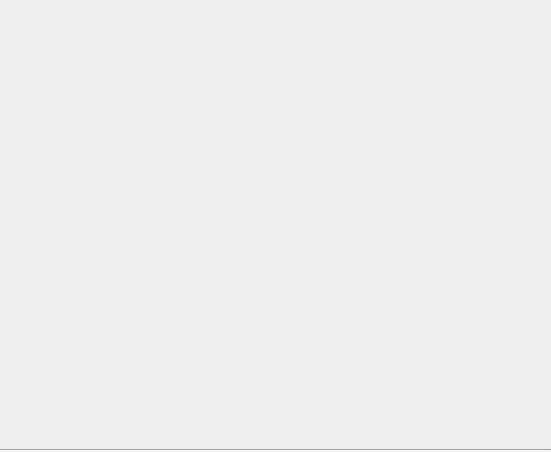
<?xml version="1.0" encoding="UTF-8"?>
<ui version="4.0">
 <class>PropertiesWidget</class>
 <widget class="QWidget" name="PropertiesWidget">
  <property name="geometry">
   <rect>
    <x>0</x>
    <y>0</y>
    <width>551</width>
    <height>452</height>
   </rect>
  </property>
  <property name="windowTitle">
   <string notr="true">Form</string>
  </property>
  <layout class="QVBoxLayout" name="verticalLayout">
   <property name="margin">
    <number>0</number>
   </property>
   <item>
    <widget class="QStackedWidget" name="stackedProperties">
     <property name="currentIndex">
      <number>5</number>
     </property>
     <widget class="QWidget" name="page">
      <layout class="QVBoxLayout" name="verticalLayout_7">
       <property name="spacing">
        <number>0</number>
       </property>
       <property name="margin">
        <number>0</number>
       </property>
       <item>
        <widget class="QScrollArea" name="scrollArea">
         <property name="sizePolicy">
          <sizepolicy hsizetype="MinimumExpanding" vsizetype="Expanding">
           <horstretch>0</horstretch>
           <verstretch>0</verstretch>
          </sizepolicy>
         </property>
         <property name="widgetResizable">
          <bool>true</bool>
         </property>
         <widget class="QWidget" name="scrollAreaWidgetContents">
          <property name="geometry">
           <rect>
            <x>0</x>
            <y>0</y>
            <width>338</width>
            <height>339</height>
           </rect>
          </property>
          <layout class="QVBoxLayout" name="verticalLayout_2">
           <item>
            <layout class="QHBoxLayout" name="ProgressHLayout">
             <property name="sizeConstraint">
              <enum>QLayout::SetDefaultConstraint</enum>
             </property>
             <item>
              <widget class="QLabel" name="downloaded_pieces_lbl">
               <property name="sizePolicy">
                <sizepolicy hsizetype="Minimum" vsizetype="Fixed">
                 <horstretch>0</horstretch>
                 <verstretch>0</verstretch>
                </sizepolicy>
               </property>
               <property name="maximumSize">
                <size>
                 <width>100</width>
                 <height>16777215</height>
                </size>
               </property>
               <property name="text">
                <string>Downloaded:</string>
               </property>
               <property name="alignment">
                <set>Qt::AlignRight|Qt::AlignTrailing|Qt::AlignVCenter</set>
               </property>
              </widget>
             </item>
             <item>
              <widget class="QLabel" name="progress_lbl">
               <property name="sizePolicy">
                <sizepolicy hsizetype="Minimum" vsizetype="Fixed">
                 <horstretch>0</horstretch>
                 <verstretch>0</verstretch>
                </sizepolicy>
               </property>
               <property name="maximumSize">
                <size>
                 <width>50</width>
                 <height>16777215</height>
                </size>
               </property>
               <property name="text">
                <string notr="true">0.0%</string>
               </property>
               <property name="alignment">
                <set>Qt::AlignCenter</set>
               </property>
               <property name="margin">
                <number>0</number>
               </property>
              </widget>
             </item>
            </layout>
           </item>
           <item>
            <layout class="QHBoxLayout" name="ProgressHLayout_2">
             <property name="sizeConstraint">
              <enum>QLayout::SetDefaultConstraint</enum>
             </property>
             <item>
              <widget class="QLabel" name="avail_pieces_lbl">
               <property name="sizePolicy">
                <sizepolicy hsizetype="Minimum" vsizetype="Fixed">
                 <horstretch>0</horstretch>
                 <verstretch>0</verstretch>
                </sizepolicy>
               </property>
               <property name="maximumSize">
                <size>
                 <width>100</width>
                 <height>16777215</height>
                </size>
               </property>
               <property name="text">
                <string>Availability:</string>
               </property>
               <property name="alignment">
                <set>Qt::AlignRight|Qt::AlignTrailing|Qt::AlignVCenter</set>
               </property>
              </widget>
             </item>
             <item>
              <widget class="QLabel" name="avail_average_lbl">
               <property name="maximumSize">
                <size>
                 <width>50</width>
                 <height>16777215</height>
                </size>
               </property>
               <property name="text">
                <string notr="true">0.0</string>
               </property>
               <property name="alignment">
                <set>Qt::AlignCenter</set>
               </property>
              </widget>
             </item>
            </layout>
           </item>
           <item>
            <widget class="Line" name="line_2">
             <property name="orientation">
              <enum>Qt::Horizontal</enum>
             </property>
            </widget>
           </item>
           <item>
            <widget class="QGroupBox" name="groupBox">
             <property name="title">
              <string>Transfer</string>
             </property>
             <layout class="QGridLayout" name="gridLayout_2">
              <item row="0" column="0">
               <widget class="QLabel" name="label_5">
                <property name="text">
                 <string>Uploaded:</string>
                </property>
                <property name="alignment">
                 <set>Qt::AlignRight|Qt::AlignTrailing|Qt::AlignVCenter</set>
                </property>
               </widget>
              </item>
              <item row="0" column="1">
               <widget class="QLabel" name="upTotal">
                <property name="text">
                 <string notr="true">0 Kb</string>
                </property>
               </widget>
              </item>
              <item row="0" column="2">
               <widget class="QLabel" name="label">
                <property name="text">
                 <string>UP limit:</string>
                </property>
                <property name="alignment">
                 <set>Qt::AlignRight|Qt::AlignTrailing|Qt::AlignVCenter</set>
                </property>
               </widget>
              </item>
              <item row="0" column="3">
               <widget class="QLabel" name="lbl_uplimit">
                <property name="text">
                 <string notr="true">∞</string>
                </property>
               </widget>
              </item>
              <item row="0" column="4">
               <widget class="QLabel" name="lbl_ratio">
                <property name="text">
                 <string>Share ratio:</string>
                </property>
                <property name="alignment">
                 <set>Qt::AlignRight|Qt::AlignTrailing|Qt::AlignVCenter</set>
                </property>
               </widget>
              </item>
              <item row="0" column="6">
               <widget class="QLabel" name="shareRatio">
                <property name="text">
                 <string notr="true">1.0</string>
                </property>
               </widget>
              </item>
              <item row="1" column="0">
               <widget class="QLabel" name="label_6">
                <property name="text">
                 <string>Downloaded:</string>
                </property>
                <property name="alignment">
                 <set>Qt::AlignRight|Qt::AlignTrailing|Qt::AlignVCenter</set>
                </property>
               </widget>
              </item>
              <item row="1" column="1">
               <widget class="QLabel" name="dlTotal">
                <property name="text">
                 <string notr="true">0 Kb</string>
                </property>
               </widget>
              </item>
              <item row="1" column="2">
               <widget class="QLabel" name="label_2">
                <property name="text">
                 <string>DL limit:</string>
                </property>
                <property name="alignment">
                 <set>Qt::AlignRight|Qt::AlignTrailing|Qt::AlignVCenter</set>
                </property>
               </widget>
              </item>
              <item row="1" column="3">
               <widget class="QLabel" name="lbl_dllimit">
                <property name="text">
                 <string notr="true">∞</string>
                </property>
               </widget>
              </item>
              <item row="1" column="4">
               <widget class="QLabel" name="label_4">
                <property name="text">
                 <string>Connections:</string>
                </property>
                <property name="alignment">
                 <set>Qt::AlignRight|Qt::AlignTrailing|Qt::AlignVCenter</set>
                </property>
               </widget>
              </item>
              <item row="1" column="6">
               <widget class="QLabel" name="lbl_connections">
                <property name="text">
                 <string notr="true">0</string>
                </property>
               </widget>
              </item>
              <item row="2" column="0">
               <widget class="QLabel" name="label_8">
                <property name="text">
                 <string>Wasted:</string>
                </property>
                <property name="alignment">
                 <set>Qt::AlignRight|Qt::AlignTrailing|Qt::AlignVCenter</set>
                </property>
               </widget>
              </item>
              <item row="2" column="1">
               <widget class="QLabel" name="wasted">
                <property name="text">
                 <string notr="true">0 kb</string>
                </property>
               </widget>
              </item>
              <item row="2" column="2">
               <widget class="QLabel" name="label_7">
                <property name="text">
                 <string extracomment="Time (duration) the torrent is active (not paused)">Time active:</string>
                </property>
                <property name="alignment">
                 <set>Qt::AlignRight|Qt::AlignTrailing|Qt::AlignVCenter</set>
                </property>
               </widget>
              </item>
              <item row="2" column="3">
               <widget class="QLabel" name="lbl_elapsed">
                <property name="text">
                 <string notr="true">∞</string>
                </property>
               </widget>
              </item>
              <item row="2" column="4">
               <widget class="QLabel" name="label_10">
                <property name="text">
                 <string>Reannounce in:</string>
                </property>
                <property name="alignment">
                 <set>Qt::AlignRight|Qt::AlignTrailing|Qt::AlignVCenter</set>
                </property>
               </widget>
              </item>
              <item row="2" column="6">
               <widget class="QLabel" name="reannounce_lbl">
                <property name="sizePolicy">
                 <sizepolicy hsizetype="Minimum" vsizetype="Preferred">
                  <horstretch>0</horstretch>
                  <verstretch>0</verstretch>
                 </sizepolicy>
                </property>
                <property name="text">
                 <string notr="true"/>
                </property>
               </widget>
              </item>
             </layout>
            </widget>
           </item>
           <item>
            <widget class="QGroupBox" name="groupTorrentInfos">
             <property name="title">
              <string>Information</string>
             </property>
             <layout class="QGridLayout" name="gridLayout">
              <item row="0" column="0">
               <widget class="QLabel" name="savePath_lbl">
                <property name="sizePolicy">
                 <sizepolicy hsizetype="Preferred" vsizetype="Fixed">
                  <horstretch>0</horstretch>
                  <verstretch>0</verstretch>
                 </sizepolicy>
                </property>
                <property name="text">
                 <string>Save path:</string>
                </property>
                <property name="alignment">
                 <set>Qt::AlignRight|Qt::AlignTrailing|Qt::AlignVCenter</set>
                </property>
               </widget>
              </item>
              <item row="0" column="1">
               <layout class="QHBoxLayout" name="horizontalLayout_2">
                <item>
                 <widget class="QLabel" name="save_path">
                  <property name="sizePolicy">
                   <sizepolicy hsizetype="Preferred" vsizetype="Fixed">
                    <horstretch>0</horstretch>
                    <verstretch>0</verstretch>
                   </sizepolicy>
                  </property>
                  <property name="text">
                   <string notr="true">path</string>
                  </property>
                 </widget>
                </item>
                <item>
                 <spacer name="horizontalSpacer_4">
                  <property name="orientation">
                   <enum>Qt::Horizontal</enum>
                  </property>
                  <property name="sizeHint" stdset="0">
                   <size>
                    <width>40</width>
                    <height>14</height>
                   </size>
                  </property>
                 </spacer>
                </item>
               </layout>
              </item>
              <item row="1" column="0">
               <widget class="QLabel" name="label_9">
                <property name="sizePolicy">
                 <sizepolicy hsizetype="Preferred" vsizetype="Fixed">
                  <horstretch>0</horstretch>
                  <verstretch>0</verstretch>
                 </sizepolicy>
                </property>
                <property name="text">
                 <string>Created on:</string>
                </property>
                <property name="alignment">
                 <set>Qt::AlignRight|Qt::AlignTrailing|Qt::AlignVCenter</set>
                </property>
               </widget>
              </item>
              <item row="1" column="1">
               <layout class="QHBoxLayout" name="horizontalLayout_6">
                <item>
                 <widget class="QLabel" name="lbl_creationDate">
                  <property name="sizePolicy">
                   <sizepolicy hsizetype="Preferred" vsizetype="Fixed">
                    <horstretch>0</horstretch>
                    <verstretch>0</verstretch>
                   </sizepolicy>
                  </property>
                  <property name="text">
                   <string notr="true">date</string>
                  </property>
                 </widget>
                </item>
                <item>
                 <spacer name="horizontalSpacer_6">
                  <property name="orientation">
                   <enum>Qt::Horizontal</enum>
                  </property>
                  <property name="sizeHint" stdset="0">
                   <size>
                    <width>40</width>
                    <height>14</height>
                   </size>
                  </property>
                 </spacer>
                </item>
               </layout>
              </item>
              <item row="2" column="0">
               <widget class="QLabel" name="hash_lbl2">
                <property name="sizePolicy">
                 <sizepolicy hsizetype="Preferred" vsizetype="Fixed">
                  <horstretch>0</horstretch>
                  <verstretch>0</verstretch>
                 </sizepolicy>
                </property>
                <property name="text">
                 <string>Torrent hash:</string>
                </property>
                <property name="alignment">
                 <set>Qt::AlignRight|Qt::AlignTrailing|Qt::AlignVCenter</set>
                </property>
               </widget>
              </item>
              <item row="2" column="1">
               <layout class="QHBoxLayout" name="horizontalLayout_5">
                <item>
                 <widget class="QLabel" name="hash_lbl">
                  <property name="sizePolicy">
                   <sizepolicy hsizetype="Preferred" vsizetype="Fixed">
                    <horstretch>0</horstretch>
                    <verstretch>0</verstretch>
                   </sizepolicy>
                  </property>
                  <property name="text">
                   <string notr="true">hash</string>
                  </property>
                  <property name="textInteractionFlags">
                   <set>Qt::LinksAccessibleByMouse|Qt::TextSelectableByMouse</set>
                  </property>
                 </widget>
                </item>
                <item>
                 <spacer name="horizontalSpacer_7">
                  <property name="orientation">
                   <enum>Qt::Horizontal</enum>
                  </property>
                  <property name="sizeHint" stdset="0">
                   <size>
                    <width>40</width>
                    <height>14</height>
                   </size>
                  </property>
                 </spacer>
                </item>
               </layout>
              </item>
              <item row="3" column="0">
               <widget class="QLabel" name="label_3">
                <property name="text">
                 <string>Pieces size:</string>
                </property>
                <property name="alignment">
                 <set>Qt::AlignRight|Qt::AlignTrailing|Qt::AlignVCenter</set>
                </property>
               </widget>
              </item>
              <item row="3" column="1">
               <layout class="QHBoxLayout" name="horizontalLayout_7">
                <item>
                 <widget class="QLabel" name="pieceSize_lbl">
                  <property name="sizePolicy">
                   <sizepolicy hsizetype="Preferred" vsizetype="Fixed">
                    <horstretch>0</horstretch>
                    <verstretch>0</verstretch>
                   </sizepolicy>
                  </property>
                  <property name="text">
                   <string notr="true">piece size</string>
                  </property>
                  <property name="textInteractionFlags">
                   <set>Qt::LinksAccessibleByMouse|Qt::TextSelectableByMouse</set>
                  </property>
                 </widget>
                </item>
                <item>
                 <spacer name="horizontalSpacer_8">
                  <property name="orientation">
                   <enum>Qt::Horizontal</enum>
                  </property>
                  <property name="sizeHint" stdset="0">
                   <size>
                    <width>40</width>
                    <height>14</height>
                   </size>
                  </property>
                 </spacer>
                </item>
               </layout>
              </item>
              <item row="4" column="0">
               <widget class="QLabel" name="comment_lbl2">
                <property name="text">
                 <string>Comment:</string>
                </property>
                <property name="alignment">
                 <set>Qt::AlignRight|Qt::AlignTrailing|Qt::AlignVCenter</set>
                </property>
               </widget>
              </item>
              <item row="4" column="1">
               <layout class="QHBoxLayout" name="horizontalLayout_4">
                <item>
                 <widget class="QTextBrowser" name="comment_text">
                  <property name="openExternalLinks">
                   <bool>true</bool>
                  </property>
                  <property name="openLinks">
                   <bool>true</bool>
                  </property>
                 </widget>
                </item>
               </layout>
              </item>
             </layout>
            </widget>
           </item>
          </layout>
         </widget>
        </widget>
       </item>
      </layout>
     </widget>
     <widget class="QWidget" name="page_trackers">
      <layout class="QHBoxLayout" name="horizontalLayout_trackers">
       <item>
        <layout class="QVBoxLayout" name="verticalLayout_10">
         <item>
          <spacer name="verticalSpacer_2">
           <property name="orientation">
            <enum>Qt::Vertical</enum>
           </property>
           <property name="sizeHint" stdset="0">
            <size>
             <width>20</width>
             <height>40</height>
            </size>
           </property>
          </spacer>
         </item>
         <item>
          <widget class="QPushButton" name="trackerUpButton">
           <property name="sizePolicy">
            <sizepolicy hsizetype="Minimum" vsizetype="Fixed">
             <horstretch>31</horstretch>
             <verstretch>27</verstretch>
            </sizepolicy>
           </property>
           <property name="minimumSize">
            <size>
             <width>31</width>
             <height>27</height>
            </size>
           </property>
           <property name="maximumSize">
            <size>
             <width>31</width>
             <height>27</height>
            </size>
           </property>
           <property name="text">
            <string notr="true"/>
           </property>
          </widget>
         </item>
         <item>
          <widget class="QPushButton" name="trackerDownButton">
           <property name="sizePolicy">
            <sizepolicy hsizetype="Minimum" vsizetype="Fixed">
             <horstretch>31</horstretch>
             <verstretch>27</verstretch>
            </sizepolicy>
           </property>
           <property name="minimumSize">
            <size>
             <width>31</width>
             <height>27</height>
            </size>
           </property>
           <property name="maximumSize">
            <size>
             <width>31</width>
             <height>27</height>
            </size>
           </property>
           <property name="text">
            <string notr="true"/>
           </property>
          </widget>
         </item>
         <item>
          <spacer name="verticalSpacer_3">
           <property name="orientation">
            <enum>Qt::Vertical</enum>
           </property>
           <property name="sizeHint" stdset="0">
            <size>
             <width>20</width>
             <height>40</height>
            </size>
           </property>
          </spacer>
         </item>
        </layout>
       </item>
      </layout>
     </widget>
     <widget class="QWidget" name="page_5">
      <layout class="QVBoxLayout" name="peerpage_layout"/>
     </widget>
     <widget class="QWidget" name="page_3">
      <layout class="QVBoxLayout" name="verticalLayout_9">
       <item>
        <widget class="QListWidget" name="listWebSeeds">
         <property name="contextMenuPolicy">
          <enum>Qt::CustomContextMenu</enum>
         </property>
         <property name="selectionMode">
          <enum>QAbstractItemView::ExtendedSelection</enum>
         </property>
        </widget>
       </item>
      </layout>
     </widget>
     <widget class="QWidget" name="page_4">
      <layout class="QVBoxLayout" name="verticalLayout_3">
       <item>
        <layout class="QHBoxLayout" name="_6">
         <item>
          <widget class="QPushButton" name="selectAllButton">
           <property name="text">
            <string>Select All</string>
           </property>
          </widget>
         </item>
         <item>
          <widget class="QPushButton" name="selectNoneButton">
           <property name="text">
            <string>Select None</string>
           </property>
          </widget>
         </item>
         <item>
          <spacer>
           <property name="orientation">
            <enum>Qt::Horizontal</enum>
           </property>
           <property name="sizeHint" stdset="0">
            <size>
             <width>40</width>
             <height>20</height>
            </size>
           </property>
          </spacer>
         </item>
         <item>
          <widget class="QLabel" name="label_11">
           <property name="font">
            <font>
             <weight>75</weight>
             <bold>true</bold>
            </font>
           </property>
           <property name="text">
            <string>Torrent content:</string>
           </property>
          </widget>
         </item>
        </layout>
       </item>
       <item>
        <widget class="QTreeView" name="filesList">
         <property name="contextMenuPolicy">
          <enum>Qt::CustomContextMenu</enum>
         </property>
         <property name="editTriggers">
          <set>QAbstractItemView::AllEditTriggers</set>
         </property>
         <property name="selectionMode">
          <enum>QAbstractItemView::ExtendedSelection</enum>
         </property>
         <property name="allColumnsShowFocus">
          <bool>true</bool>
         </property>
        </widget>
       </item>
      </layout>
     </widget>
     <widget class="QWidget" name="page_2">
      <layout class="QVBoxLayout" name="verticalLayout_4">
       <item>
        <widget class="QCustomPlot" name="speedGraph" native="true">
         <property name="sizePolicy">
          <sizepolicy hsizetype="Expanding" vsizetype="Expanding">
           <horstretch>0</horstretch>
           <verstretch>0</verstretch>
          </sizepolicy>
         </property>
        </widget>
       </item>
      </layout>
     </widget>
    </widget>
   </item>
   <item>
    <widget class="Line" name="line">
     <property name="orientation">
      <enum>Qt::Horizontal</enum>
     </property>
    </widget>
   </item>
  </layout>
  <action name="actionNormal">
   <property name="text">
    <string>Normal</string>
   </property>
  </action>
  <action name="actionHigh">
   <property name="text">
    <string>High</string>
   </property>
  </action>
  <action name="actionMaximum">
   <property name="text">
    <string>Maximum</string>
   </property>
  </action>
  <action name="actionNot_downloaded">
   <property name="text">
    <string>Do not download</string>
   </property>
   <property name="toolTip">
    <string>Do not download</string>
   </property>
  </action>
 </widget>
 <customwidgets>
  <customwidget>
   <class>QCustomPlot</class>
   <extends>QWidget</extends>
   <header>qcustomplot.h</header>
   <container>1</container>
  </customwidget>
 </customwidgets>
 <resources/>
 <connections/>
</ui>
